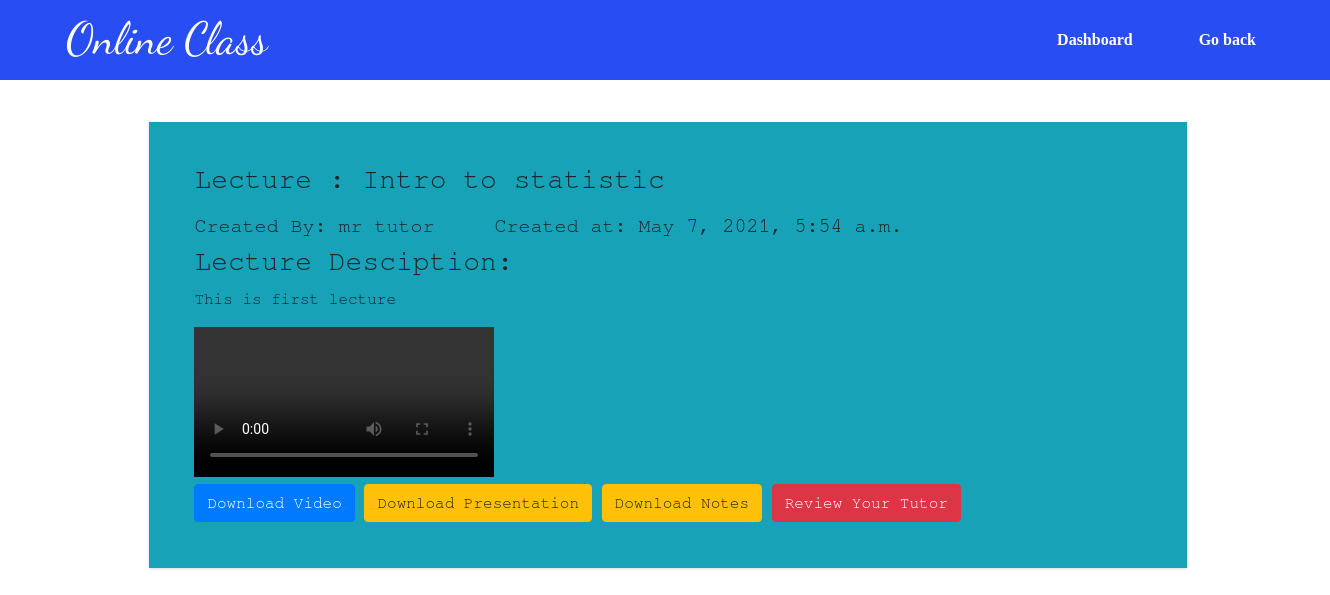
/student/class/mat350/intro-to-statistic/detail, run on the app's committed database.
### courses/models.py (models this page shows, shortened)
class Lecture(models.Model):
    lecture_id = models.CharField(max_length=100,null=True,blank=True)
    name = models.CharField(max_length=150)
    class_content= models.ForeignKey(Class, on_delete=models.CASCADE, related_name='lessons')
    description = models.TextField(max_length=550,null=True,blank=True)
    created_by = models.ForeignKey(Tutor,on_delete=models.CASCADE, related_name="teachers")
    created_at = models.DateTimeField(auto_now_add=True)
    position = models.PositiveSmallIntegerField(verbose_name= 'Lecture No')
    slug = models.SlugField(null=True,blank=True)
    video = models.FileField(upload_to=save_lecture_files,verbose_name='video',blank=True,null=True)
    ppt = models.FileField(upload_to=save_lecture_files,verbose_name='ppt',blank=True)
    notes = models.FileField(upload_to=save_lecture_files,verbose_name='notes',blank=True)
    class Meta:
        ordering = ['position']

### home/models.py (models this page shows, shortened)
class Tutor(models.Model):
    user = models.OneToOneField(User, on_delete=models.CASCADE)
    institution= models.CharField(max_length=150, null=True, blank=True)
    subject_teach= models.CharField(max_length=150, null=True, blank=True)
    address= models.CharField(max_length=150, null=True, blank=True)
    area= models.CharField(max_length=150, null=True, blank=True)
    city= models.CharField(max_length=150, null=True, blank=True)
    salary_per_month= models.CharField(max_length=150, null=True, blank=True)
    preffered_area= models.CharField(max_length=150, null=True, blank=True)
    online_teach_exp = models.FloatField(max_length=100, null=True, blank=True)
    total_teach_exp = models.FloatField(max_length=100, null=True, blank=True)
    qualification = models.CharField(max_length=250,null=True,blank=True)
    lat = models.FloatField(null=True,blank=True)
    lon = models.FloatField(null=True,blank=True)
    inhouse ='Inhouse'
    online = 'Online'
    both = 'Inhouse & Online'
    tutor_types = [
        (inhouse,'Inhouse'),
        (online,'Online'),
        (both,'Inhouse & Online'),
    ]
    tutor_type = models.CharField(max_length=25, choices=tutor_types,default=inhouse,null=True,blank=True)
    birth_date = models.DateField(null=True, blank=True)
    phone = models.CharField(max_length=20, null=True, blank=True)
    bio = models.CharField(max_length=450, blank=True,null=True)
    profile_pic = models.ImageField(default="profile1.png", null=True, blank=True)

### courses/views.py (the view)
# urls.py: path('student/class/<str:class_slug>/<slug:slug>/detail',views.student_lecture_detail_View, name='student_lecture_details'),
def student_lecture_detail_View(request,class_slug,slug):
    class_object = Class.objects.get(slug=class_slug)
    lectures = class_object.lessons.filter(slug=slug)
    context = {'lectures': lectures, 'class': class_object}
    return render(request, 'courses/student_lecture_detail_view.html', context)

### courses/templates/courses/student_lecture_detail_view.html (shortened to what this page needs)
{% load static %}
<!DOCTYPE html>
<html lang="en">
<head>
    <link rel="stylesheet" href="https://maxcdn.bootstrapcdn.com/bootstrap/4.0.0/css/bootstrap.min.css">
    <link rel="stylesheet" href="https://pro.fontawesome.com/releases/v5.10.0/css/all.css" >
    <link rel="stylesheet" href="{% static 'courses/css/tutorLlectureDetailView.css'%}">
</head>
<body>
    <div class="main-container">
        <nav class="navbar nav navbar-expand-lg">
            <div class="app_name">Online Class</div>
            <div class="collapse navbar-collapse" id="navbarNavDropdown">
              <ul class="navbar-nav ml-auto">
                <li class="nav-item">
                    <a class="nav-link" href="{% url 'student_dashboard' %}">Dashboard</a>
                </li>
                <li class="nav-item">
                    <a class="nav-link" href="{% url 'student_lecture_list_view' class.slug %}">Go back</a>
                </li>
              </ul>
            </div>
          </nav>
        <div class="body-content">
                {% for lecture in lectures %}
                <div class="content-item bg-info" >
                    <div class="pic">
                    <p><h3> Lecture : {{lecture.name}} </h3></p>
                    <h5>Created By: {{lecture.created_by.user.first_name}} {{lecture.created_by.user.last_name}} &nbsp;&nbsp;&nbsp; Created at: {{lecture.created_at}} <h5>
                    <h3>Lecture Desciption: </h3>
                    <p>{{lecture.description}}</p>
                    {% if lecture.video %}
                        <div id="player-overlay">
                            <video controls>
                                <source src="{{lecture.video.url}}"  type="video/mp4">
                            </video>
                        </div>
                    {% endif %}
                    {% if lecture.video %}
                        <a href="{{lecture.video.url}}" class="btn btn-primary" >Download Video</a>
                        {%else%}
                        <a href="#" >No Video Available</a>
                    {% endif %}
                    {% if lecture.ppt %}
                        <a href="{{lecture.ppt.url}}" class="btn btn-warning"> Download Presentation</a>
                        {%else%}
                        <a href="#" >No Presentation Available</a>
                    {% endif %}
                    {% if lecture.notes %}
                        <a href="{{lecture.notes.url}}" class="btn btn-warning"> Download Notes</a>
                        {%else%}
                        <a href="#" >No Notes Available</a>
                    {% endif %}
                    <a class="btn btn-danger" href="{% url 'review_tutor' tutor_id=lecture.created_by.user.id %}">Review Your Tutor</a>
                    </div>
            </div>
                {%endfor%}
        </div>
    </div>
</body>
</html>

### courses/static/courses/css/tutorLlectureDetailView.css (style rules this page uses)
* { box-sizing: border-box; }
html, body { margin: 0; padding: 0; font-family: FreeMono, monospace; }
.main-container { display: flex; flex-direction: column; }
nav { width: 100%; height: 80px; background-color: #284DF2; color: #fff; }
.app_name { float: left; width: 40%; margin-left: 50px; font-size: 45px; font-family: 'Dancing Script', cursive; color: #fff; }
.navbar-nav { margin-right: 50px; }
.nav-item a { display: inline-block; font-size: 16px; line-height: 20px; font-weight: bold; border-radius: 10px; padding: 10px 15px; color: #fff; margin-left: 50px; text-decoration: none; font-family: serif; }
.body-content { width: 100%; display: flex; grid-gap: 1em; padding: 1em; margin-left: 10%; flex-direction: column; justify-content: center; }
@media screen and (max-width: 1423px) { .body-content { grid-template-columns: 20% 3fr; } }
.btn:before, .btn:after { position: absolute; content: ""; width: 0; height: 100%; z-index: -1; background: #0082d0; transition: all 0.4s linear; }
.content-item { box-shadow: 0 1px 3px rgba(0, 0, 0, 0.15); padding-left: 3.5%; padding-right: 3.5%; padding-bottom: 3.5%; padding-top:2% ; transition: 0.4s; width: 80%; height: fit-content; cursor: pointer; margin-bottom: 2%; margin-top: 2%; }

### data on the page
Lecture: name "Intro to statistic", created_by.user.first_name "mr", created_by.user.last_name "tutor", created_at "May 7, 2021, 5:54 a.m.", description "This is first lecture"
